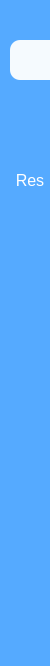
     <widget class="QWidget" name="widget_6" native="true">
      <property name="minimumSize">
       <size>
        <width>50</width>
        <height>0</height>
       </size>
      </property>
      <property name="maximumSize">
       <size>
        <width>50</width>
        <height>16777215</height>
       </size>
      </property>
      <property name="styleSheet">
       <string notr="true">QWidget{
	background-color: rgb(85, 170, 255);
	border-top-left-radius:10px;
	border-bottom-left-radius:10px;
}

QPushButton{
	color:white;
	border:none;
	border-top-left-radius:10px;
	border-bottom-left-radius:10px;
}

QPushButton:checked{
	background-color: #F5FAFE;
	color: rgb(85, 170, 255);
	font-weight:bold;
}
</string>
      </property>
      <layout class="QVBoxLayout" name="verticalLayout_3">
       <property name="spacing">
        <number>20</number>
       </property>
       <property name="leftMargin">
        <number>10</number>
       </property>
       <property name="topMargin">
        <number>40</number>
       </property>
       <property name="rightMargin">
        <number>0</number>
       </property>
       <item>
        <widget class="QPushButton" name="Graph_Button">
         <property name="sizePolicy">
          <sizepolicy hsizetype="Fixed" vsizetype="Fixed">
           <horstretch>0</horstretch>
           <verstretch>0</verstretch>
          </sizepolicy>
         </property>
         <property name="minimumSize">
          <size>
           <width>40</width>
           <height>40</height>
          </size>
         </property>
         <property name="maximumSize">
          <size>
           <width>40</width>
           <height>40</height>
          </size>
         </property>
         <property name="font">
          <font>
           <pointsize>12</pointsize>
          </font>
         </property>
         <property name="layoutDirection">
          <enum>Qt::LeftToRight</enum>
         </property>
         <property name="text">
          <string/>
         </property>
         <property name="icon">
          <iconset resource="gui.qrc">
           <normaloff>:/icons/3665437.png</normaloff>:/icons/3665437.png</iconset>
         </property>
         <property name="iconSize">
          <size>
           <width>30</width>
           <height>30</height>
          </size>
         </property>
         <property name="checkable">
          <bool>true</bool>
         </property>
         <property name="checked">
          <bool>true</bool>
         </property>
         <property name="autoExclusive">
          <bool>true</bool>
         </property>
        </widget>
       </item>
       <item>
        <widget class="QPushButton" name="Param_Button">
         <property name="sizePolicy">
          <sizepolicy hsizetype="Fixed" vsizetype="Fixed">
           <horstretch>0</horstretch>
           <verstretch>0</verstretch>
          </sizepolicy>
         </property>
         <property name="minimumSize">
          <size>
           <width>40</width>
           <height>40</height>
          </size>
         </property>
         <property name="maximumSize">
          <size>
           <width>40</width>
           <height>40</height>
          </size>
         </property>
         <property name="font">
          <font>
           <pointsize>12</pointsize>
          </font>
         </property>
         <property name="layoutDirection">
          <enum>Qt::LeftToRight</enum>
         </property>
         <property name="text">
          <string/>
         </property>
         <property name="icon">
          <iconset resource="gui.qrc">
           <normaloff>:/icons/3665438.png</normaloff>:/icons/3665438.png</iconset>
         </property>
         <property name="iconSize">
          <size>
           <width>30</width>
           <height>30</height>
          </size>
         </property>
         <property name="checkable">
          <bool>true</bool>
         </property>
         <property name="checked">
          <bool>false</bool>
         </property>
         <property name="autoExclusive">
          <bool>true</bool>
         </property>
        </widget>
       </item>
       <item>
        <widget class="QPushButton" name="Setup_Button">
         <property name="sizePolicy">
          <sizepolicy hsizetype="Fixed" vsizetype="Fixed">
           <horstretch>0</horstretch>
           <verstretch>0</verstretch>
          </sizepolicy>
         </property>
         <property name="minimumSize">
          <size>
           <width>40</width>
           <height>40</height>
          </size>
         </property>
         <property name="maximumSize">
          <size>
           <width>40</width>
           <height>40</height>
          </size>
         </property>
         <property name="font">
          <font>
           <pointsize>12</pointsize>
          </font>
         </property>
         <property name="layoutDirection">
          <enum>Qt::LeftToRight</enum>
         </property>
         <property name="text">
          <string>Res</string>
         </property>
         <property name="iconSize">
          <size>
           <width>30</width>
           <height>30</height>
          </size>
         </property>
         <property name="checkable">
          <bool>true</bool>
         </property>
         <property name="autoExclusive">
          <bool>true</bool>
         </property>
        </widget>
       </item>
       <item>
        <spacer name="verticalSpacer_4">
         <property name="orientation">
          <enum>Qt::Vertical</enum>
         </property>
         <property name="sizeHint" stdset="0">
          <size>
           <width>20</width>
           <height>455</height>
          </size>
         </property>
        </spacer>
       </item>
      </layout>
     </widget>
